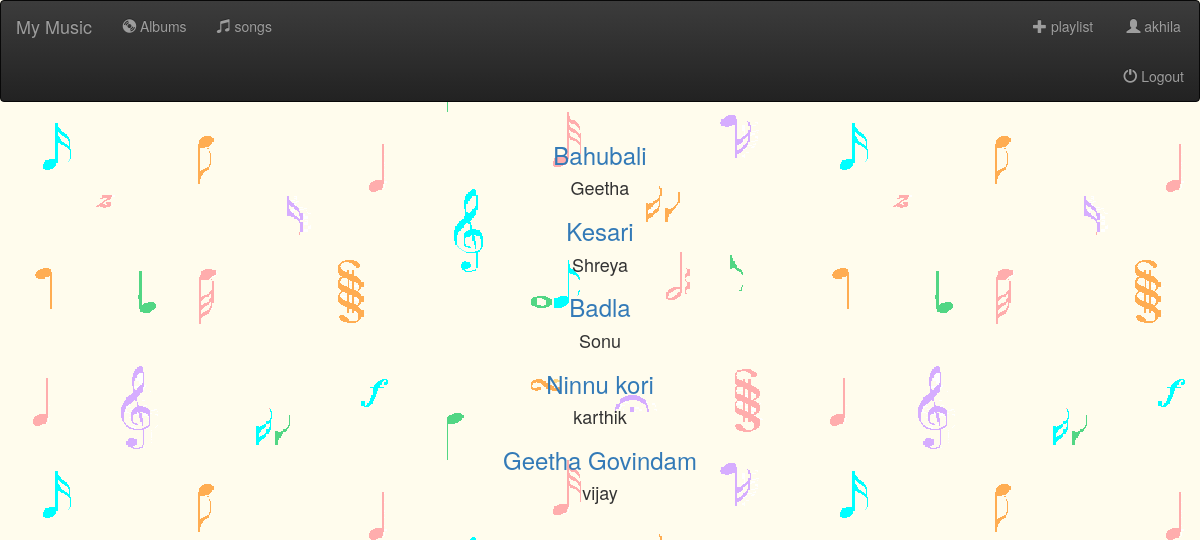
Page /home (signed in) on the committed database.
### music/models.py (models this page shows)
class Album(models.Model):
    album_name = models.CharField(max_length=200)
    artist = models.CharField(max_length=200)
    def __str__(self):
        return self.album_name + " - " + self.artist

### music/views.py (the view)
# urls.py: url(r'^home',views.home,name='home'),
def home(request):
    albums = Album.objects.all()
    print(albums)
    return render(request,'home.html',{'albums':albums})

### music/templates/home.html
{% extends 'base.html' %}
{% block content %}
<html>
<body>
    {% for album in albums %}
    <h3><a href="{% url 'album_detail' album.id %}">{{ album.album_name }}</a></h3>
    <h4>{{ album.artist }}</h4>
    {% endfor %}
</body>
</html>
{% endblock %}

### music/templates/base.html (shortened to what this page needs)
{% load static %}
<link rel="stylesheet" href="{% static 'css/style.css' %}">
<center>
<html>
<head>
    <link rel="stylesheet" href="https://maxcdn.bootstrapcdn.com/bootstrap/3.3.7/css/bootstrap.min.css"
>
    <link rel="stylesheet" href="https://maxcdn.bootstrapcdn.com/bootstrap/3.3.7/css/bootstrap-theme.min.css"
>
        <link rel="stylesheet" href="https://use.fontawesome.com/releases/v5.7.2/css/all.css">
    </head>
<body>
        <nav class="navbar navbar-inverse">
                <nav class="container-fluid">
                    <a class="navbar-brand" href="{% url 'home' %}">My Music</a>
                    <div class="nav navbar-collapse">
                        <ul class="nav navbar-nav">
                            <li class="">
                                <a href="{% url 'home' %}">
                                    <span class="glyphicon glyphicon-cd" aria-hidden="true"></span> Albums
                                </a>
                            </li>
                            <li class="">
                                <a href="{% url 'home' %}">
                                    <span class="glyphicon glyphicon-music" aria-hidden="true"></span> songs
                                </a>
                            </li>
                        </ul>
                        {% if user.is_authenticated %}
                        <ul class="nav navbar-nav navbar-right">
                            <li class="">
                                <a href="{% url 'crud_playlist' %}">
                                    <span class="glyphicon glyphicon-plus" aria-hidden="true"></span> playlist
                                </a>
                            </li>
                            <ul class="nav navbar-nav navbar-right">
                                <li class="">
                                    <a href="{% url 'profile' %}">
                                        <span class="glyphicon glyphicon-user" aria-hidden="true"></span> {{ user.username }}
                                    </a>
                                    <a href="{% url 'logout' %}">
                                        <span class="glyphicon glyphicon-off" aria-hidden="true"></span> Logout
                                    </a>
                                </li>
                            </ul>
                                {% endif %}
                    </div>
                </nav>
            </nav>
    <div class='container-fluid'>
        {% block content %}
        {% endblock %}
    </div>
</body>
</html>
</center>

### static/css/style.css (style rules this page uses)
body { background-image: url('/static/img/b.gif') ; }

### rows in the picture
Album: album_name "Bahubali", artist "Geetha"
Album: album_name "Kesari", artist "Shreya"
Album: album_name "Badla", artist "Sonu"
Album: album_name "Ninnu kori", artist "karthik"
Album: album_name "Geetha Govindam", artist "vijay"

### other values in the picture
{{ user.username }} "akhila"
